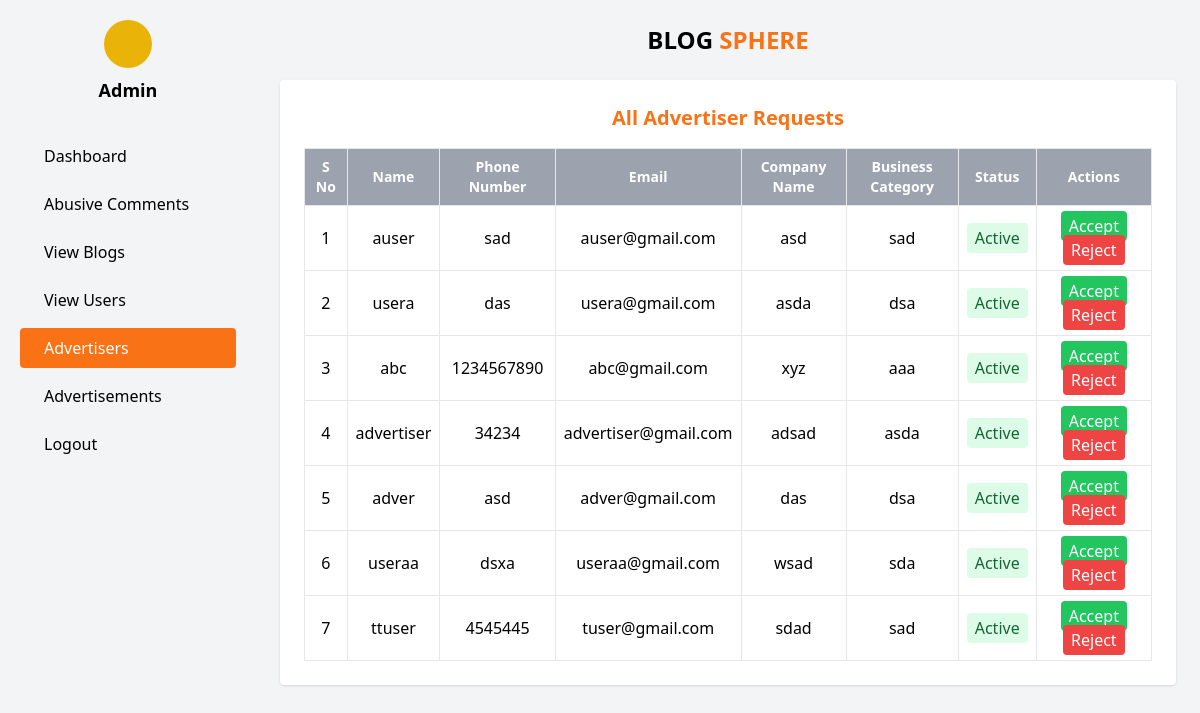
/admin_panel/admin/advertisers/ (signed in), run on the app's committed database.
### account/models.py (models this page shows)
class User(AbstractUser):
    USER_TYPE_CHOICES = (
        ('normal', 'Normal User'),
        ('advertiser', 'Advertiser'),
    )
    user_type = models.CharField(max_length=20, choices=USER_TYPE_CHOICES, default='normal')

### advertisers/models.py (models this page shows, shortened)
class Advertiser(models.Model):
    user = models.OneToOneField(User, on_delete=models.CASCADE)
    business_name = models.CharField(max_length=255)
    business_type = models.CharField(max_length=255)
    contact_number = models.CharField(max_length=20)
    address = models.CharField(max_length=255)
    profile_image = models.ImageField(upload_to='advertiser_profiles/', null=True, blank=True)

### admin_panel/views.py (the view)
# urls.py: path('admin/advertisers/', views.all_advertisers_view, name='all_advertisers'),
@never_cache
@user_passes_test(is_admin)
@login_required
def all_advertisers_view(request):
    advertisers = User.objects.filter(user_type='advertiser')
    return render(request, 'admin_panel/advertiser_requests.html', {'advertisers': advertisers})

### admin_panel/views.py (called while the page is built)
def is_admin(user):
    return user.is_superuser

### admin_panel/templates/admin_panel/advertiser_requests.html (shortened to what this page needs)
{% extends "admin_base.html" %}
{% block content %}
<div class="bg-white p-6 shadow rounded">
  <h2 class="text-xl font-semibold text-orange-500 mb-4">All Advertiser Requests</h2>
  <table class="w-full border-collapse border border-gray-200">
    <thead>
      <tr class="bg-gray-400 text-white text-sm">
        <th class="border p-2">S No</th>
        <th class="border p-2">Name</th>
        <th class="border p-2">Phone Number</th>
        <th class="border p-2">Email</th>
        <th class="border p-2">Company Name</th>
        <th class="border p-2">Business Category</th>
        <th class="border p-2">Status</th>
        <th class="border p-2">Actions</th>
      </tr>
    </thead>
    <tbody>
      {% for advertiser in advertisers %}
      <tr class="text-center">
        <td class="border p-2">{{ forloop.counter }}</td>
            <td class="border p-2">{{ advertiser.username }}</td>
            <td class="border p-2">{{ advertiser.advertiser.contact_number }}</td>
            <td class="border p-2">{{ advertiser.email }}</td>
            <td class="border p-2">{{ advertiser.advertiser.business_name }}</td>
            <td class="border p-2">{{ advertiser.advertiser.business_type }}</td>
            <td class="border p-2">
              {% if advertiser.is_active %}
                <span class="bg-green-100 text-green-800 px-2 py-1 rounded">Active</span>
              {% else %}
                <span class="bg-red-100 text-red-800 px-2 py-1 rounded">Inactive</span>
              {% endif %}
            </td>
        <td class="border p-2">
          <form action="" method="post" class="inline">
            <a href="{% url 'approve_advertiser' advertiser.id %}" class="bg-green-500 text-white px-2 py-1 rounded">Accept</a>
          </form>
          <form action="" method="post" class="inline">
            <a href="{% url 'reject_advertiser' advertiser.id %}" class="bg-red-500 text-white px-2 py-1 rounded">Reject</a>
          </form>
        </td>
      </tr>
      {% empty %}
      <tr>
        <td colspan="7" class="p-4 text-center text-gray-500">No advertiser requests found.</td>
      </tr>
      {% endfor %}
    </tbody>
  </table>
</div>
{% endblock %}

### data on the page
User: username "auser", advertiser.contact_number "sad", email "auser@gmail.com", advertiser.business_name "asd", advertiser.business_type "sad", is_active "Active"
User: username "usera", advertiser.contact_number "das", email "usera@gmail.com", advertiser.business_name "asda", advertiser.business_type "dsa", is_active "Active"
User: username "abc", advertiser.contact_number "1234567890", email "abc@gmail.com", advertiser.business_name "xyz", advertiser.business_type "aaa", is_active "Active"
User: username "advertiser", advertiser.contact_number "34234", email "advertiser@gmail.com", advertiser.business_name "adsad", advertiser.business_type "asda", is_active "Active"
User: username "adver", advertiser.contact_number "asd", email "adver@gmail.com", advertiser.business_name "das", advertiser.business_type "dsa", is_active "Active"
User: username "useraa", advertiser.contact_number "dsxa", email "useraa@gmail.com", advertiser.business_name "wsad", advertiser.business_type "sda", is_active "Active"
User: username "ttuser", advertiser.contact_number "4545445", email "tuser@gmail.com", advertiser.business_name "sdad", advertiser.business_type "sad", is_active "Active"
